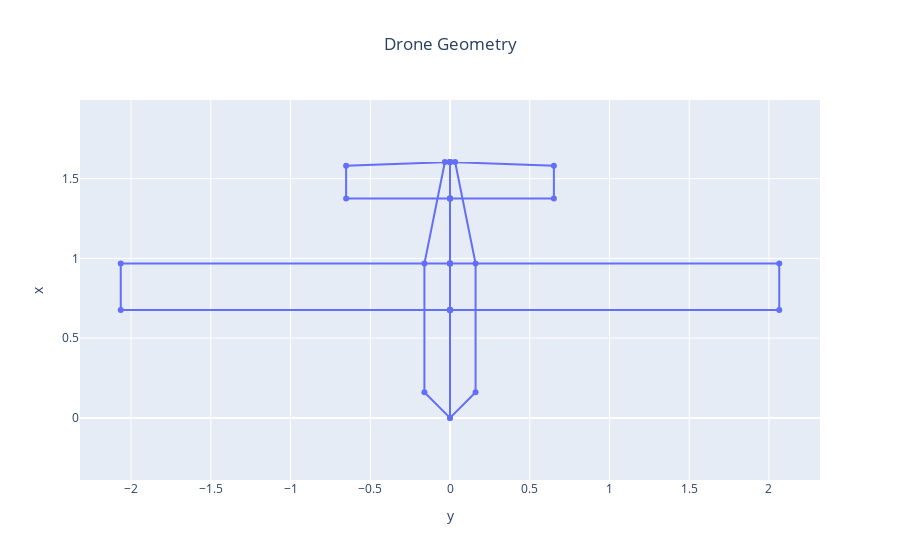

The code cell stored with this chart in its notebook:
### Markdown cell above
## 3. Analysis and plots

You can now use postprocessing plots to visualize the results of the MDO.

### Code cell
fig = fixedwing_geometry_plot(OUTPUT_FILE, name="Drone MDO")
fig.show()

### Figure 1 — Plotly figure (JSON) as saved in the notebook; plotly's stock layout.template omitted (floating-point values rounded to 4 significant figures)
{"data": [{"mode": "lines+markers", "name": "Drone MDO", "type": "scatter", "uid": "c14d8afa-1ec0-43d5-9807-b13fdec5b872", "x": [0, -0.1604, -0.1604, -0.03208, 0, 0, 0, -2.064, -2.064, 0, 0, 0, 0, -0.6513, -0.6513, 0, 0, 0, 0.1604, 0.1604, 0.03208, 0, 0, 0, 2.064, 2.064, 0, 0, 0, 0, 0.6513, 0.6513, 0, 0], "y": [0, 0.1604, 0.968, 1.604, 1.604, 0.677, 0.677, 0.677, 0.968, 0.968, 0.968, 0.677, 1.375, 1.375, 1.581, 1.604, 1.375, 0, 0.1604, 0.968, 1.604, 1.604, 0.677, 0.677, 0.677, 0.968, 0.968, 0.968, 0.677, 1.375, 1.375, 1.581, 1.604, 1.375]}], "layout": {"autosize": true, "title": {"text": "Drone Geometry", "x": 0.5}, "xaxis": {"autorange": true, "domain": [0, 1], "range": [-5.756, 5.756], "title": {"text": "y"}, "type": "linear"}, "yaxis": {"autorange": true, "domain": [0, 1], "range": [-0.1324, 1.736], "scaleanchor": "x", "scaleratio": 1, "title": {"text": "x"}, "type": "linear"}}}
